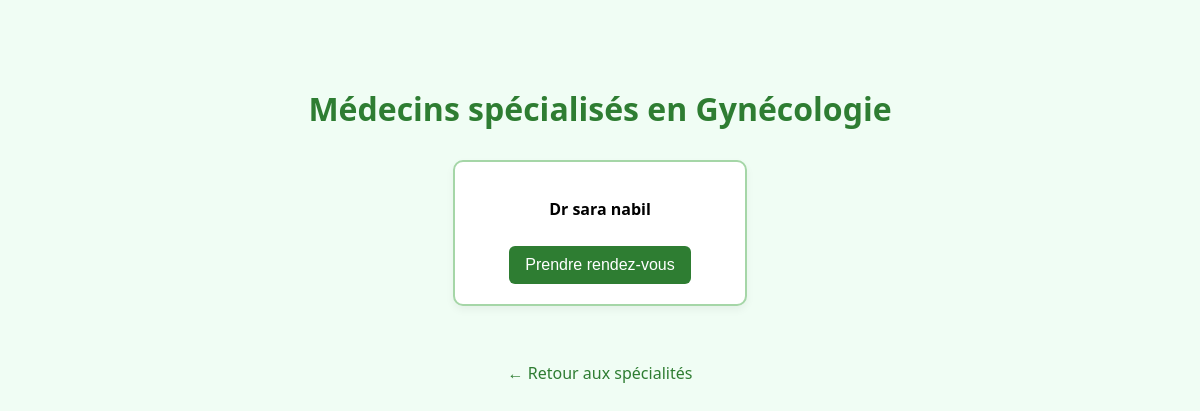
/core/medecins/specialite/Gynécologie/, run on the app's committed database.
### core/models.py (models this page shows, shortened)
class Utilisateur(AbstractUser):
    telephone = models.CharField(max_length=20)
    adresse = models.CharField(max_length=255)
    cin = models.CharField(max_length=20)
    ville = models.CharField(max_length=100)
    genre = models.CharField(max_length=1, choices=GENRE_CHOICES)

class Medecin(Utilisateur):
    specialite = models.CharField(max_length=100)
    class Meta:
        verbose_name = "Médecin"
        verbose_name_plural = "Médecins"

class Utilisateur(AbstractUser):
    telephone = models.CharField(max_length=20)
    adresse = models.CharField(max_length=255)
    cin = models.CharField(max_length=20)
    ville = models.CharField(max_length=100)
    genre = models.CharField(max_length=1, choices=GENRE_CHOICES)

### core/views.py (the view)
# urls.py: path('medecins/specialite/<str:specialite>/', views.medecins_par_specialite, name='medecins_par_specialite'),
def medecins_par_specialite(request, specialite):
    medecins = Medecin.objects.filter(specialite=specialite)
    return render(request, 'core/filtre_par_specialite.html', {
        'specialite': specialite,
        'medecins': medecins
    })

### core/templates/core/filtre_par_specialite.html (shortened to what this page needs)
<div class="container">
  <h2>Médecins spécialisés en {{ specialite }}</h2>
  {% if medecins %}
    <div class="medecin-grid">
      {% for medecin in medecins %}
        <form method="get" action="{% url 'prendre_rendez_vous' medecin.id %}">
          <div class="medecin-card">
            <p><strong>Dr {{ medecin.first_name }} {{ medecin.last_name }}</strong></p>
            <button type="submit">Prendre rendez-vous</button>
          </div>
        </form>
      {% endfor %}
    </div>
  {% else %}
    <p class="no-medecin">Aucun médecin trouvé pour cette spécialité.</p>
  {% endif %}
  <a href="{% url 'specialites' %}" class="back-link">← Retour aux spécialités</a>
</div>

### core/templates/core/filtre_par_specialite.html (style rules this page uses)
.container { max-width: 1000px; margin: 40px auto; padding: 20px; text-align: center; }
h2 { font-size: 32px; color: #2e7d32; margin-bottom: 30px; }
.medecin-grid { display: flex; flex-wrap: wrap; justify-content: center; gap: 20px; }
.medecin-card { background-color: white; border: 2px solid #a5d6a7; border-radius: 10px; padding: 20px; min-width: 250px; box-shadow: 0 4px 8px rgba(0,0,0,0.05); transition: transform 0.3s ease, background-color 0.3s ease; }
.medecin-card button { margin-top: 10px; background-color: #2e7d32; color: white; border: none; padding: 10px 16px; border-radius: 6px; font-size: 16px; cursor: pointer; transition: background-color 0.3s ease; }
.back-link { display: inline-block; margin-top: 40px; font-size: 16px; color: #2e7d32; text-decoration: none; transition: color 0.3s; }

### data on the page
Medecin: specialite "Gynécologie", first_name "sara", last_name "nabil"
